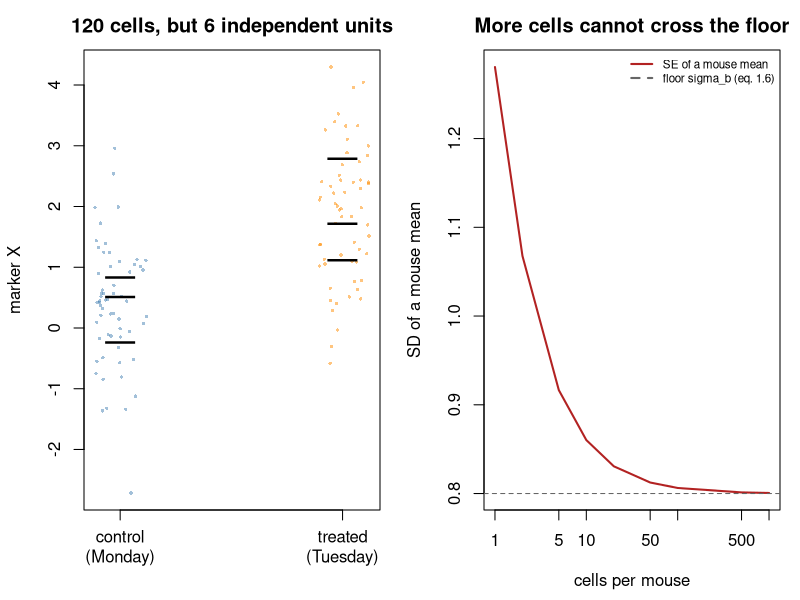

Generate this figure with R:
## ---- chunk 1
suppressPackageStartupMessages(library(nlme))
MODULE_NAME <- "E1_design_audit"
OUT <- file.path(Sys.getenv("STATS_OUT", unset = "results"), MODULE_NAME)
dir.create(OUT, recursive = TRUE, showWarnings = FALSE)
header <- function(txt) cat("\n", strrep("=", 72), "\n", txt, "\n",
                            strrep("=", 72), "\n", sep = "")
## ---- chunk 2
make_experiment <- function(seed = 1, n_mice_per_arm = 3, cells_per_mouse = 20,
                            true_effect = 0, day_effect = 1.2,
                            sd_mouse = 0.8, sd_cell = 1) {
  ## `true_effect` is the real biological difference between arms; `day_effect`
  ## is a purely technical shift applied to whichever mice were imaged on the
  ## second day. In this design the two are indistinguishable.
  set.seed(seed)
  rows <- list()
  for (arm in 0:1) {
    label <- c("control", "treated")[arm + 1]
    for (m in seq_len(n_mice_per_arm)) {
      mouse_mean <- rnorm(1, 0, sd_mouse)     # the biological replicate
      day <- arm                              # CONFOUNDED with arm
      rows[[length(rows) + 1]] <- data.frame(
        mouse = paste0(substr(label, 1, 4), "_", m),
        arm = arm, condition = label, day = c("Mon", "Tue")[day + 1],
        y = true_effect*arm + day_effect*day + mouse_mean +
            rnorm(cells_per_mouse, 0, sd_cell))
    }
  }
  d <- do.call(rbind, rows)
  d$condition <- factor(d$condition, levels = c("control", "treated"))
  d$mouse <- factor(d$mouse)
  d
}
header("The data as reported")
dat <- make_experiment(seed = 1)
print(aggregate(y ~ condition, dat, function(v) c(n = length(v), mean = mean(v),
                                                  sd = sd(v))))
cat("\n  per mouse:\n")
print(aggregate(y ~ condition + day + mouse, dat,
                function(v) c(n = length(v), mean = round(mean(v), 3))))
naive <- t.test(y ~ condition, dat, var.equal = TRUE)
cat(sprintf("\n  The collaborator's test: t = %.2f, p = %.2e  (n = %d cells)\n",
            naive$statistic, naive$p.value, nrow(dat)))
## ---- chunk 3

## ---- chunk 4

## ---- chunk 5
# ## Variance components from a random-intercept model that also contains the
# ## arm, so the between-arm difference does not leak into the mouse variance.
# ## nlme::lme ships with R and, unlike lme4, reports denominator degrees of
# ## freedom for the fixed effects - which is exactly what this question needs.
# fit <- lme(y ~ condition, random = ~ 1 | mouse, data = dat, method = "REML")
# s2_mouse <- as.numeric(VarCorr(fit)["(Intercept)", "Variance"])
# s2_cell <- as.numeric(VarCorr(fit)["Residual", "Variance"])
# rho <- s2_mouse/(s2_mouse + s2_cell)
# m <- mean(table(dat$mouse))
# de <- 1 + (m - 1)*rho
# cat(sprintf("  sigma^2_mouse = %.3f\n  sigma^2_cell  = %.3f\n", s2_mouse, s2_cell))
# cat(sprintf("  ICC rho (eq. 1.7)       = %.3f\n", rho))
# cat(sprintf("  design effect (eq. 1.8) = %.2f   with m = %.0f cells/mouse\n", de, m))
# cat(sprintf("  effective n (eq. 1.9)   = %.1f  (not %d)\n", nrow(dat)/de, nrow(dat)))
# cat(sprintf("  independent units actually randomised = %d mice\n",
#             nlevels(dat$mouse)))
#
# ## The 120 cells carry the information of roughly n_eff independent
# ## observations - and even that is optimistic, because the unit that was
# ## RANDOMISED is the mouse. There are 6 experimental units, 3 per arm. The
# ## p = 2e-12 is an artefact of treating 20 measurements of one mouse as 20
# ## independent facts about the treatment.
## ---- chunk 6

## ---- chunk 7

## ---- chunk 8
# per_mouse <- aggregate(y ~ mouse + condition, dat, mean)
# tt <- t.test(y ~ condition, per_mouse, var.equal = TRUE)
# ## lme's summary already carries the right denominator df: the treatment is a
# ## BETWEEN-mouse contrast, so it is tested on mice, not on cells.
# cs <- summary(fit)$tTable
# cat(sprintf("  %-38s%10s%9s%12s\n", "analysis", "estimate", "df", "p"))
# cat(sprintf("  %-38s%10.3f%9.0f%12.2e\n", "naive cell-level t-test (WRONG)",
#             diff(tapply(dat$y, dat$condition, mean)), naive$parameter,
#             naive$p.value))
# cat(sprintf("  %-38s%10.3f%9.0f%12.3f\n", "mouse-level summary t-test",
#             diff(tapply(per_mouse$y, per_mouse$condition, mean)),
#             tt$parameter, tt$p.value))
# cat(sprintf("  %-38s%10.3f%9.0f%12.3f\n", "mixed model (nlme::lme)",
#             cs[2, "Value"], cs[2, "DF"], cs[2, "p-value"]))
#
# ## All three give the SAME estimate. What differs is the reference
# ## distribution: the naive test claims 118 degrees of freedom, the honest
# ## analyses about 4.
# ##
# ## Note how closely the mixed model and the summary t-test agree, and that
# ## lme reports 4 denominator df - the same as the summary test. With a
# ## balanced design and only a random intercept, the mixed model reduces
# ## essentially to the analysis of mouse means.
# ##
# ## This is a real advantage of `nlme::lme` over both `lme4::lmer` (which
# ## refuses to report df at all, on the grounds that no single value is
# ## correct) and Python's `statsmodels.mixedlm` (which reports a Wald z-test,
# ## i.e. infinite df, and so gives a p-value several times too small here).
# ## When clusters are few, the denominator df is not a detail - it is the
# ## whole answer. Use `lme`, `lmerTest::lmer` with Satterthwaite/KR df, or
# ## simply aggregate to the cluster and run a t-test.
# ##
# ## The honest p-value is around 0.06, not 2e-12 - and it is a p-value for
# ## "arm OR day", which Q3 shows cannot be separated.
## ---- chunk 9

## ---- chunk 10

## ---- chunk 11
# mm <- model.matrix(~ condition + day, dat)
# cat("  design matrix columns:", paste(colnames(mm), collapse = ", "), "\n")
# cat(sprintf("  rank = %d, columns = %d\n", qr(mm)$rank, ncol(mm)))
# cat(sprintf("  correlation(arm, day) = %.3f\n",
#             cor(dat$arm, as.integer(dat$day == "Tue"))))
# bad <- lm(y ~ condition + day, dat)
# cat("\n  lm() coefficients:\n")
# print(round(coef(bad), 4))
# cat(sprintf("\n  coefficient for dayTue is %s\n",
#             ifelse(is.na(coef(bad)["dayTue"]), "NA - R DROPPED IT", "estimated")))
#
# ## The design matrix is RANK DEFICIENT: `conditiontreated` and `dayTue` are
# ## the same column. R does not fail - it silently sets the aliased
# ## coefficient to NA and reports the other one, which is the SUM of the
# ## biological and technical effects with no way to split them.
# ##
# ## This is not a modelling problem with a modelling solution. No covariate,
# ## no random effect, no ComBat can separate two perfectly collinear
# ## variables: the information is not in the data. The only honest report is
# ## "arm and imaging day are completely confounded; this experiment cannot
# ## estimate the treatment effect."
# ##
# ## Always check `qr(model.matrix(...))$rank` and look for NA coefficients.
## ---- chunk 12

## ---- chunk 13

## ---- chunk 14
# make_balanced <- function(seed, true_effect = 0, day_effect = 1.2,
#                           n_mice_per_arm = 4, cells_per_mouse = 20,
#                           sd_mouse = 0.8, sd_cell = 1) {
#   set.seed(seed)
#   rows <- list()
#   for (arm in 0:1) for (m in seq_len(n_mice_per_arm)) {
#     mouse_mean <- rnorm(1, 0, sd_mouse)
#     day <- (m - 1) %% 2                       # arms balanced across days
#     rows[[length(rows) + 1]] <- data.frame(
#       mouse = paste0(arm, "_", m), arm = arm, day = day,
#       y = true_effect*arm + day_effect*day + mouse_mean +
#           rnorm(cells_per_mouse, 0, sd_cell))
#   }
#   do.call(rbind, rows)
# }
# db <- make_balanced(2)
# mb <- model.matrix(~ arm + day, db)
# cat(sprintf("  rank = %d of %d columns -> identifiable\n", qr(mb)$rank, ncol(mb)))
# cat(sprintf("  correlation(arm, day) = %+.3f\n", cor(db$arm, db$day)))
#
# ## A SINGLE experiment estimates each effect with wide uncertainty (8 mice),
# ## so judge the DESIGN by averaging over replicates: an identifiable design
# ## is one whose estimates are UNBIASED, not one that is right once.
# est <- t(sapply(1:400, function(i) {
#   d2 <- make_balanced(5000 + i)
#   pm <- aggregate(y ~ mouse + arm + day, d2, mean)
#   coef(lm(y ~ arm + day, pm))[c("arm", "day")]
# }))
# cat(sprintf("\n  over 400 balanced experiments:\n"))
# cat(sprintf("    arm estimate: mean %+.3f (truth  0.0), SD %.3f\n",
#             mean(est[, "arm"]), sd(est[, "arm"])))
# cat(sprintf("    day estimate: mean %+.3f (truth +1.2), SD %.3f\n",
#             mean(est[, "day"]), sd(est[, "day"])))
#
# ## False positive rates with NO true effect.
# R <- 500
# fp_bal <- fp_adj <- fp_conf <- 0
# for (i in 1:R) {
#   d2 <- make_balanced(1000 + i)
#   pm <- aggregate(y ~ mouse + arm + day, d2, mean)
#   fp_bal <- fp_bal + (t.test(y ~ arm, pm, var.equal = TRUE)$p.value < 0.05)
#   fp_adj <- fp_adj +
#     (coef(summary(lm(y ~ arm + day, pm)))["arm", "Pr(>|t|)"] < 0.05)
#   dc <- make_experiment(seed = 1000 + i)
#   pc <- aggregate(y ~ mouse + arm, dc, mean)
#   fp_conf <- fp_conf + (t.test(y ~ arm, pc, var.equal = TRUE)$p.value < 0.05)
# }
# cat(sprintf("\n  false positive rate, %d experiments with NO true effect (nominal 5%%):\n", R))
# cat(sprintf("    balanced, mouse-level t-test, day ignored : %5.1f%%\n", 100*fp_bal/R))
# cat(sprintf("    balanced, mouse-level model adjusting day : %5.1f%%\n", 100*fp_adj/R))
# cat(sprintf("    CONFOUNDED design, same t-test            : %5.1f%%  <- day read as biology\n",
#             100*fp_conf/R))
#
# ## Balancing costs NOTHING - same mice, same cells, same money - and turns an
# ## uninterpretable experiment into an interpretable one.
# ##
# ## Note the two balanced rows. Ignoring day is already VALID: with the arms
# ## balanced across days the day effect cancels, so there is no bias (if
# ## anything the test is conservative, because the unmodelled day effect
# ## inflates the residual variance). Adjusting for day removes that nuisance
# ## variance and buys back POWER. Balance protects validity; adjustment
# ## recovers efficiency. The confounded design has neither.
## ---- chunk 15

## ---- chunk 16

## ---- chunk 17
# power_mice <- function(n_mice, cells, effect = 0.8, sd_mouse = 0.8,
#                        sd_cell = 1, R = 2000, seed = 1) {
#   set.seed(seed)
#   ## SD of a mouse MEAN of `cells` cells - eq. (1.5).
#   se_mouse <- sqrt(sd_mouse^2 + sd_cell^2/cells)
#   mean(replicate(R, {
#     a <- rnorm(n_mice, 0, se_mouse); b <- rnorm(n_mice, effect, se_mouse)
#     t.test(b, a, var.equal = TRUE)$p.value < 0.05
#   }))
# }
# cells_grid <- c(5, 20, 100, 1000)
# cat(sprintf("  %-12s", "mice/arm"))
# cat(sprintf("%12s", paste0("cells=", cells_grid)), "\n")
# for (nm in c(3, 5, 8, 12, 20)) {
#   cat(sprintf("  %-12d", nm))
#   for (cc in cells_grid)
#     cat(sprintf("%11.0f%%", 100*power_mice(nm, cc, seed = nm*100 + cc)))
#   cat("\n")
# }
#
# ## Read ACROSS a row: multiplying cells per mouse by 200 barely moves the
# ## power, because Var(mouse mean) = sigma_b^2 + sigma_e^2/m has a FLOOR at
# ## sigma_b^2 = 0.64 that no number of cells can cross (eq. 1.6). Read DOWN a
# ## column: mice buy power directly.
# ##
# ## The original experiment had 3 mice per arm and therefore about 15% power
# ## for a large (0.8 SD) effect - it would miss a real effect of that size
# ## five times out of six. Reaching 80% needs roughly 20 mice per arm. The
# ## study was under-resourced by a factor of ~6 in the only dimension that
# ## buys power, while over-sampling 20x in a dimension that buys almost none.
## ---- chunk 18
header("The generative truth")
cat("  true_effect = 0.0      <- there is NO biological difference between arms
  day_effect  = 1.2      <- a purely technical shift on the second imaging day
  sd_mouse    = 0.8      <- biological variation between mice
  sd_cell     = 1.0      <- measurement/cell variation within a mouse

  The collaborator's p = 2e-12 is entirely manufactured by two errors:

    1. PSEUDOREPLICATION. 120 cells treated as 120 independent observations.
       There were 6 independent units. (Topic 1)

    2. CONFOUNDING. The arms differ by imaging day as well as treatment, and
       the two are perfectly collinear, so the 1.2-unit day effect is read
       off as a biological effect. (Topic 19)

  Either error alone would be serious; together they turn pure noise into a
  headline result. Neither is visible in the summary statistics the
  collaborator originally sent - you had to ask how the samples were
  collected. That question is the single highest-value thing a statistician
  does.\n")

png(file.path(OUT, "design_audit.png"), width = 1000, height = 420, res = 110)
par(mfrow = c(1, 2), mar = c(4.5, 4.2, 2.5, 1))
plot(jitter(dat$arm, 0.6), dat$y, pch = 16, cex = 0.45,
     col = adjustcolor(c("steelblue", "darkorange")[dat$arm + 1], 0.5),
     xaxt = "n", xlab = "", ylab = "marker X",
     main = "120 cells, but 6 independent units")
axis(1, 0:1, c("control\n(Monday)", "treated\n(Tuesday)"), padj = 0.5)
pm <- aggregate(y ~ mouse + arm, dat, mean)
points(pm$arm, pm$y, pch = "_", cex = 3)
cells <- c(1, 2, 5, 10, 20, 50, 100, 500, 1000)
plot(cells, sqrt(0.8^2 + 1/cells), type = "l", lwd = 2, col = "firebrick",
     log = "x", xlab = "cells per mouse", ylab = "SD of a mouse mean",
     main = "More cells cannot cross the floor")
abline(h = 0.8, lty = 2, col = "grey40")
legend("topright", c("SE of a mouse mean", "floor sigma_b (eq. 1.6)"),
       col = c("firebrick", "grey40"), lty = c(1, 2), lwd = 2, bty = "n", cex = 0.7)
invisible(dev.off())
cat("Figure written to", file.path(OUT, "design_audit.png"), "\n")
